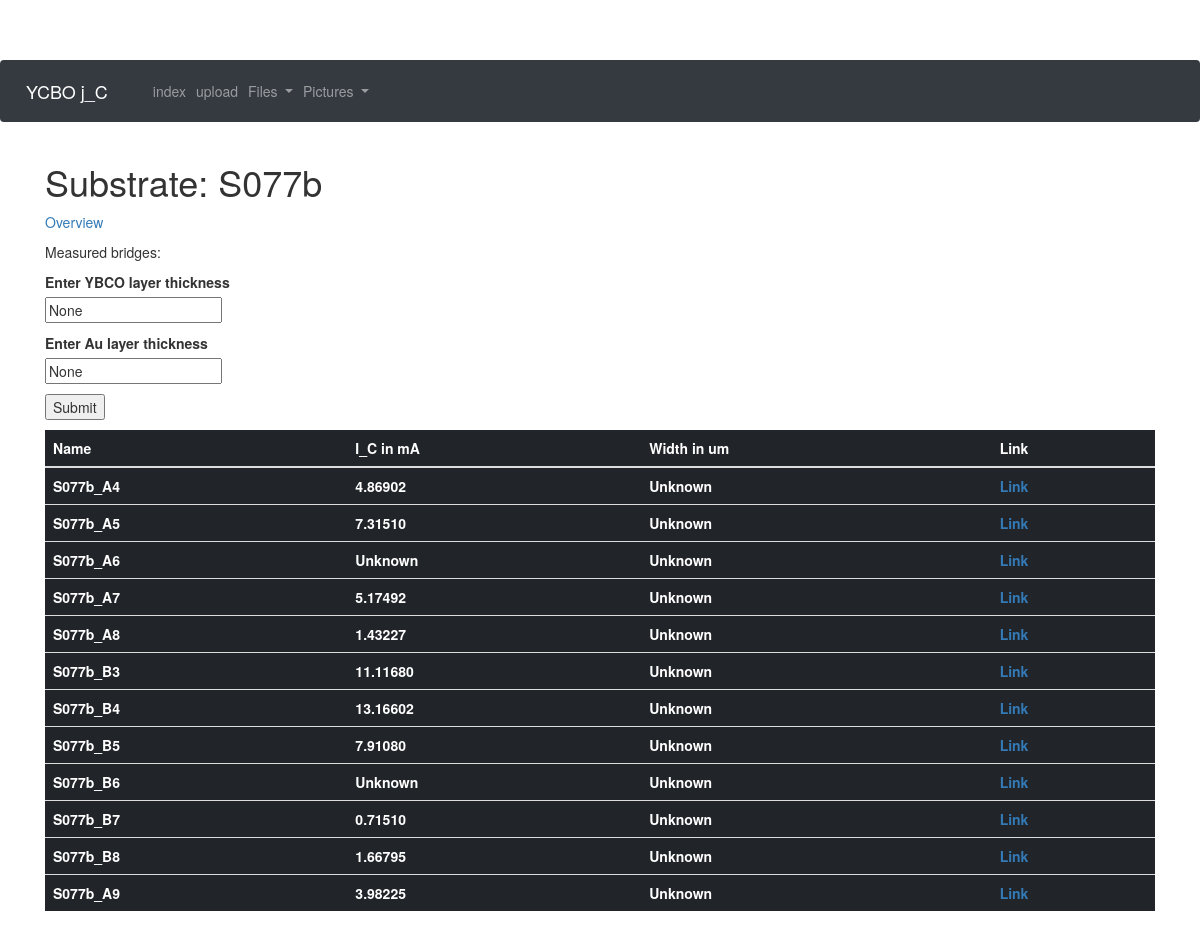
/substrate/S077b, run on the app's committed database.
### app/models.py (models this page shows, shortened)
class Substrate(db.Model):
    id = db.Column(db.Integer, primary_key = True)
    substratename = db.Column(db.String(32))
    Au_layer = db.Column(db.Integer)
    YBCO_layer = db.Column(db.Integer)
    bridges = db.relationship("Bridge", backref = "substrate", lazy="dynamic")

class Bridge(db.Model):
    id = db.Column(db.Integer, primary_key = True)
    substrate_id = db.Column(db.Integer, db.ForeignKey("substrate.id"))
    bridgename = db.Column(db.String(32))
    j_C = db.Column(db.Float)
    res = db.Column(db.Float)
    bridgewitdh = db.Column(db.Float)
    documents = db.relationship("Document", backref = "bridge", lazy = "dynamic")
    pictures = db.relationship("Picture", backref = "bridge", lazy = "dynamic")

### app/routes.py (the view)
@app.route("/substrate/<substratename>", methods=["POST","GET"])
def substrate(substratename):
    substrate = Substrate.query.filter_by(substratename=substratename).first_or_404()
    form = SubstrateEditForm()
    form.YBCO_layer.default = substrate.YBCO_layer
    form.Au_layer.default = substrate.Au_layer
    if request.method =="POST":
        if form.submit_layer.data:
            substrate.YBCO_layer = form.YBCO_layer.data
            substrate.Au_layer = form.Au_layer.data
            db.session.add(substrate)
            db.session.commit()
    return render_template("substrate.html", substrate = substrate, form = form)

### app/forms.py
class SubstrateEditForm(FlaskForm):
    YBCO_layer = StringField("Enter YBCO layer thickness")
    Au_layer = StringField("Enter Au layer thickness")
    submit_layer = SubmitField("Submit")

### app/templates/substrate.html (shortened to what this page needs)
{% extends "base.html" %}
{% block content %}
<h1>Substrate: {{substrate.substratename}}</h1>
<p><a href="{{url_for('index')}}">Overview</a></p>
<p>Measured bridges:<p>
<form action="" method="post">
  <p>
    {{ form.YBCO_layer.label }}<br>
    {{ form.YBCO_layer(value=form.YBCO_layer.default) }}
  </p>
  <p>
    {{ form.Au_layer.label }}<br>
    {{ form.Au_layer(value=form.Au_layer.default) }}
  </p>
  <p>{{ form.submit_layer() }}</p>
</form>
<table class="table table-dark">
  <thead>
    <tr>
      <th scope="col">Name</th>
      <th scope="col">I_C in mA</th>
      <th scope="col">Width in um</th>
      <th scope="col">Link</th>
    </tr>
  </thead>
  <tbody>
    {% for bridge in substrate.bridges.all() %}
    <tr>
      <th scope="row">{{ bridge.bridgename }}</th>
      <th>{% if bridge.j_C %}{{ "%.5f"%bridge.j_C }}{% else %}Unknown{% endif %}</th>
      <th>{% if bridge.bridgewitdh %}{{ "%.5f"%bridge.bridgewitdh }}{% else %}Unknown{% endif %}</th>
      <th><a href="{{url_for('bridge', bridgename = bridge.bridgename) }}">Link</a></th>
    </tr>
    {% endfor %}
  </tbody>
</table>
{% endblock %}

### app/templates/base.html (style rules this page uses)
body { padding-top: 60px; }

### data on the page
Substrate: substratename "S077b"
Bridge: bridgename "S077b_A4", j_C "4.86902", shows "Unknown"
Bridge: bridgename "S077b_A5", j_C "7.31510", shows "Unknown"
Bridge: bridgename "S077b_A6", shows "Unknown"
Bridge: bridgename "S077b_A7", j_C "5.17492", shows "Unknown"
Bridge: bridgename "S077b_A8", j_C "1.43227", shows "Unknown"
Bridge: bridgename "S077b_B3", j_C "11.11680", shows "Unknown"
Bridge: bridgename "S077b_B4", j_C "13.16602", shows "Unknown"
Bridge: bridgename "S077b_B5", j_C "7.91080", shows "Unknown"
Bridge: bridgename "S077b_B6", shows "Unknown"
Bridge: bridgename "S077b_B7", j_C "0.71510", shows "Unknown"
Bridge: bridgename "S077b_B8", j_C "1.66795", shows "Unknown"
Bridge: bridgename "S077b_A9", j_C "3.98225", shows "Unknown"
